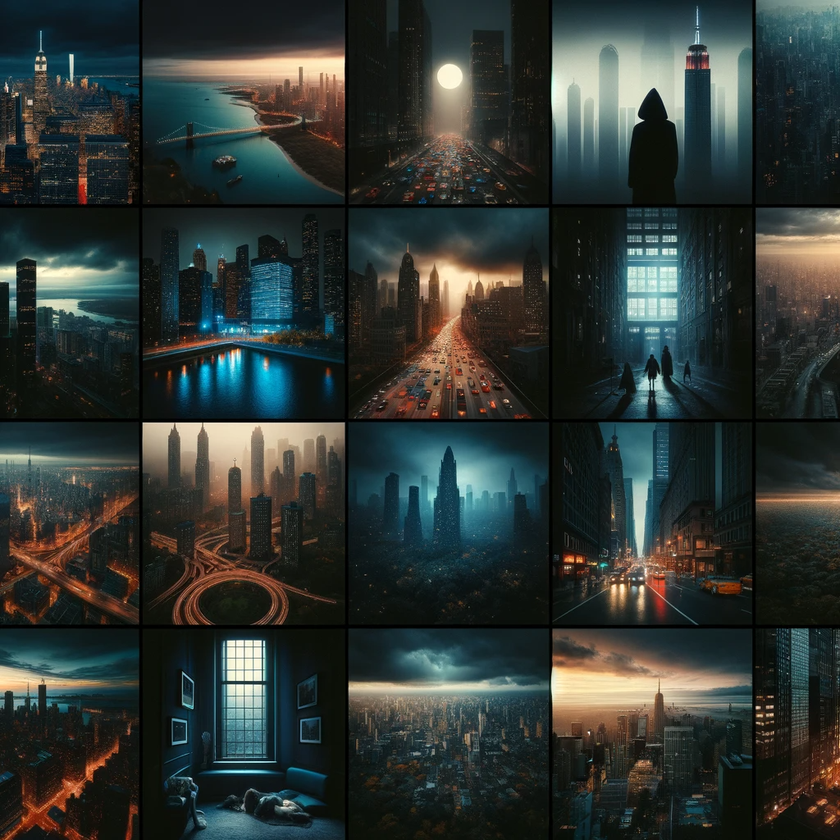
#> input picture input_images/DALL·E 2023-11-20 01.20.18 - A collection of various dark and underexposed images, suitable for testing an image enhancement algorithm. These images should include a variety of sc.png, 840 x 840 px, shrunk from 1024 x 1024 before the run; its folder holds only this picture in this run
$ python image_enhancer.py
#> lines starting #> are read from the running program, lines starting #| are printed output that depends on the picture
import os
from PIL import Image, ImageEnhance
from concurrent.futures import ThreadPoolExecutor
import time

def create_preview(original, enhanced):
    width, height = original.size
    new_image = Image.new('RGB', (width * 2, height))
    new_image.paste(original, (0, 0))
    new_image.paste(enhanced, (width, 0))
    return new_image

def adjust_image(image_path, output_path, preview_path, brightness_factor, contrast_factor, color_factor, log_file):
#> called with brightness_factor = 1.2, contrast_factor = 1.2, color_factor = 1.2, log_file = 'image_processing_log.txt'
    start_time = time.time()

    with Image.open(image_path) as img:
#> img is the input picture: PIL image 840x840 RGBA; mean R, G, B, A 48, 55.3, 52, 255
        original = img.copy()
        img = ImageEnhance.Brightness(img).enhance(brightness_factor)
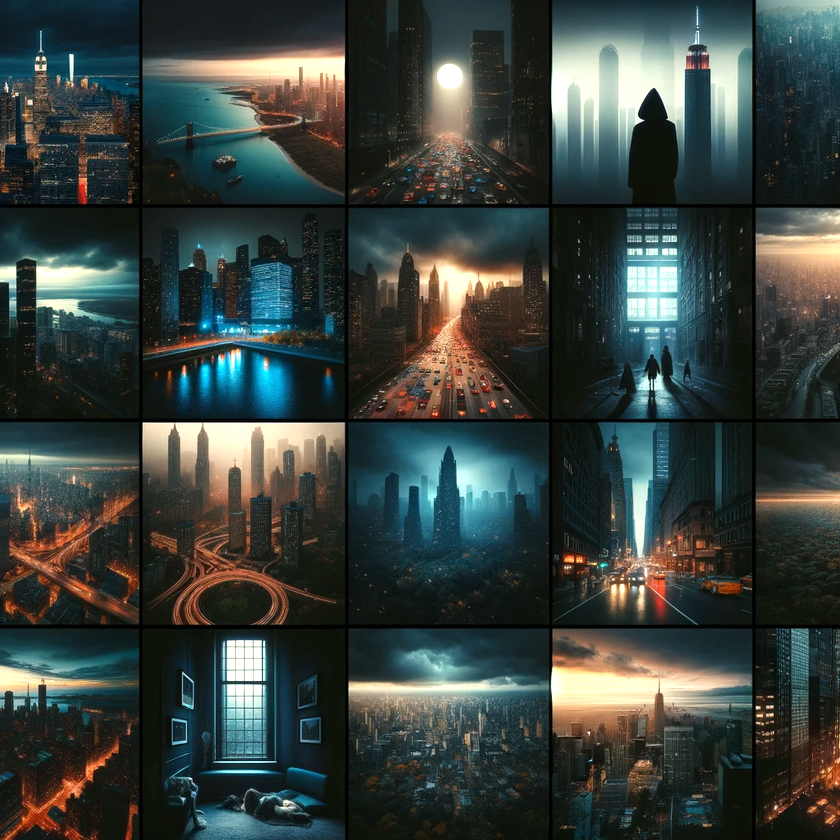
#> img: PIL image 840x840 RGBA; mean R, G, B, A 56.5, 65.7, 61.9, 255
        img = ImageEnhance.Contrast(img).enhance(contrast_factor)
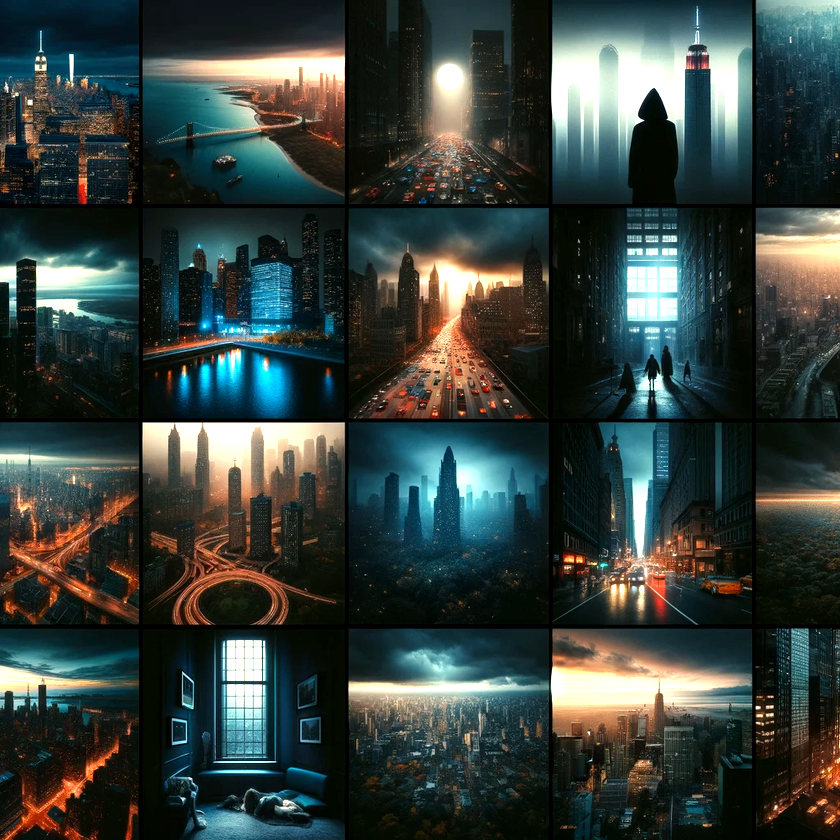
#> img: PIL image 840x840 RGBA; mean R, G, B, A 53.9, 64.8, 61.2, 255
        img = ImageEnhance.Color(img).enhance(color_factor)
        img.save(output_path)


        preview = create_preview(original, img)
#> in create_preview, `new_image = Image.new('RGB', (width * 2, height))`: new_image: PIL image 1680x840 RGB; every value is 0
#> in create_preview, `new_image.paste(original, (0, 0))`:
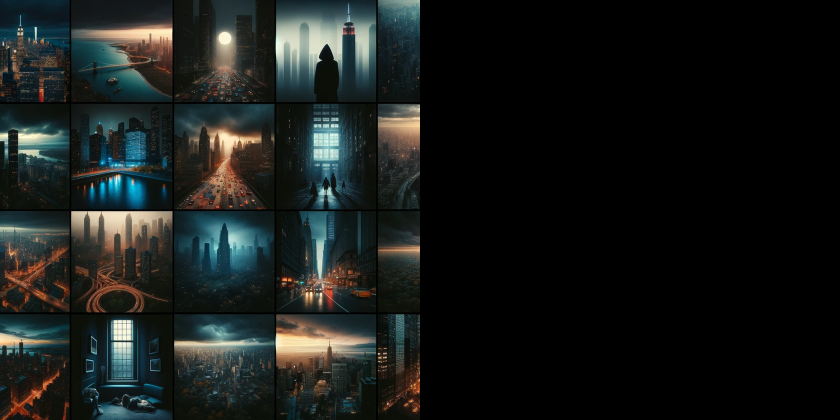
#> new_image: PIL image 1680x840 RGB (shown at 1/2 size); mean R, G, B 24, 27.7, 26
#> in create_preview, `new_image.paste(enhanced, (width, 0))`:
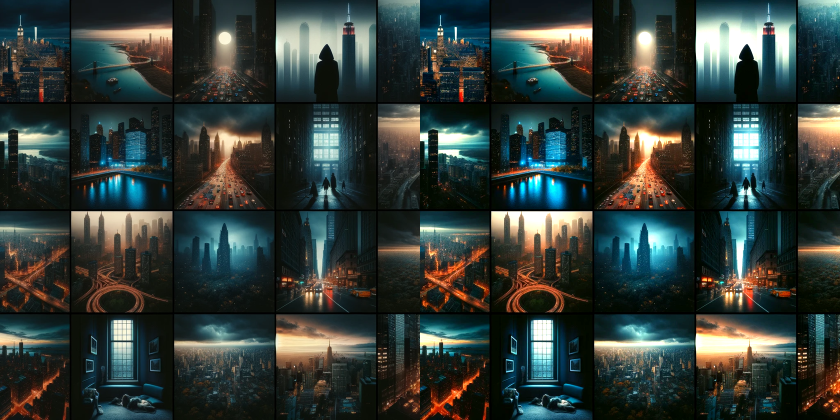
#> new_image: PIL image 1680x840 RGB (shown at 1/2 size); mean R, G, B 50.1, 60.3, 56.4
        preview.save(preview_path)

    end_time = time.time()
    processing_time = end_time - start_time

    with open(log_file, "a") as log:
        log.write(f"{image_path}, {processing_time:.2f} sec, Brillo: {brightness_factor}, Contraste: {contrast_factor}, Color: {color_factor}\n")

    print(f"Tiempo de procesamiento para {image_path}: {processing_time:.2f} segundos")

def process_images_concurrently(image_folder, output_folder, preview_folder, brightness_factor, contrast_factor, color_factor, log_file):
    with ThreadPoolExecutor() as executor:
        for image_file in os.listdir(image_folder):
            if image_file.endswith((".png", ".jpg", ".jpeg")):
                image_path = os.path.join(image_folder, image_file)
                output_path = os.path.join(output_folder, image_file)
                preview_path = os.path.join(preview_folder, f"preview_{image_file}")
                executor.submit(adjust_image, image_path, output_path, preview_path, brightness_factor, contrast_factor, color_factor, log_file)

if __name__ == "__main__":
    input_folder = "input_images"
    output_folder = "enhanced_images"
    preview_folder = "previews"
    log_file = "image_processing_log.txt"
    brightness_factor = 1.2
    contrast_factor = 1.2
    color_factor = 1.2

    os.makedirs(output_folder, exist_ok=True)
    os.makedirs(preview_folder, exist_ok=True)

    open(log_file, 'w').close()

    start_time = time.time()
    process_images_concurrently(input_folder, output_folder, preview_folder, brightness_factor, contrast_factor, color_factor, log_file)
    end_time = time.time()

    print(f"Tiempo total de procesamiento: {end_time - start_time} segundos")

$ run again, on input_images/DALL·E 2023-11-20 01.40.32 - A dark and underexposed image of a landscape at twilight, suitable for testing an image enhancement algorithm. The scene should include elements like .png
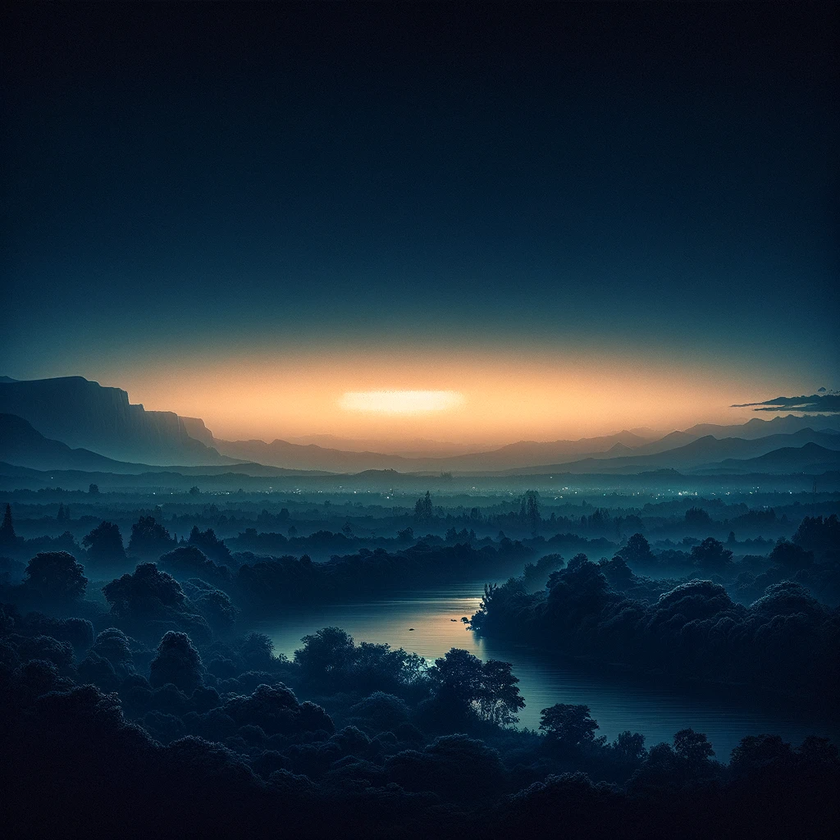
#> input picture input_images/DALL·E 2023-11-20 01.40.32 - A dark and underexposed image of a landscape at twilight, suitable for testing an image enhancement algorithm. The scene should include elements like .png, 840 x 840 px, shrunk from 1024 x 1024 before the run
#> in adjust_image, img is the input picture: PIL image 840x840 RGBA; mean R, G, B, A 30.5, 46.5, 58.3, 255
#> in create_preview, `new_image.paste(original, (0, 0))`:
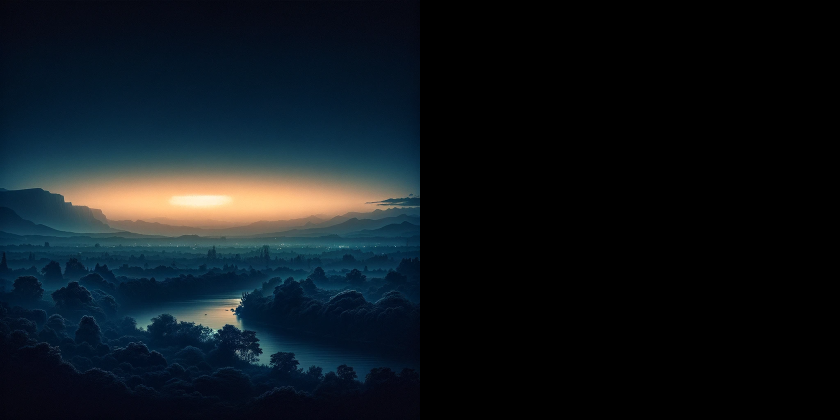
#> new_image: PIL image 1680x840 RGB (shown at 1/2 size); mean R, G, B 15.3, 23.3, 29.1
#> in create_preview, `new_image.paste(enhanced, (width, 0))`:
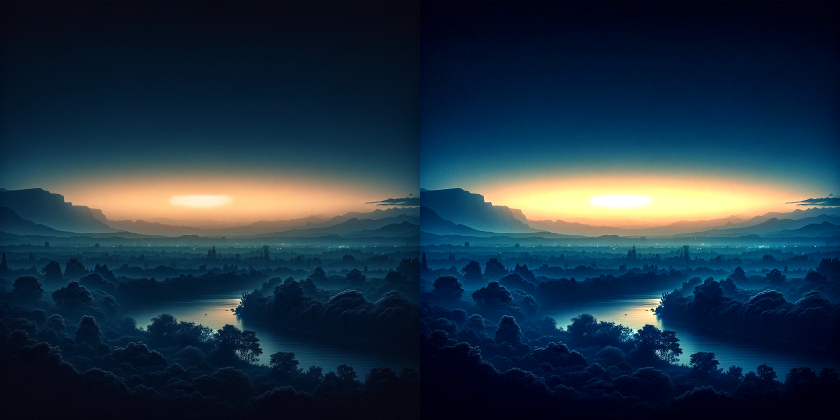
#> new_image: PIL image 1680x840 RGB (shown at 1/2 size); mean R, G, B 30.5, 51.3, 67.5

$ run again, on input_images/DALL·E 2023-11-20 02.15.10 - A dynamic and futuristic computer setup with multiple screens, showcasing a skilled programmer hacking into a high-security system. The programmer, a .png
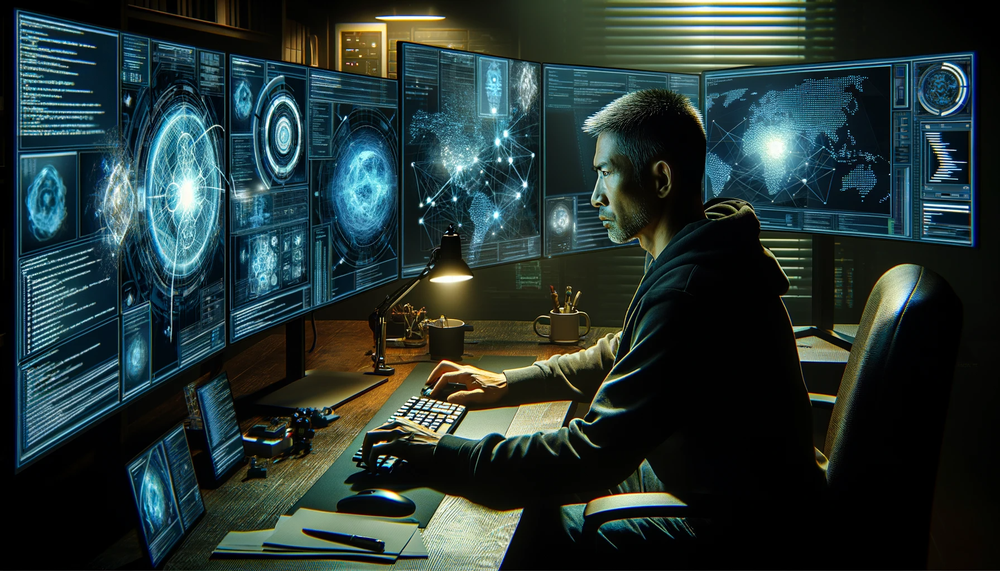
#> input picture input_images/DALL·E 2023-11-20 02.15.10 - A dynamic and futuristic computer setup with multiple screens, showcasing a skilled programmer hacking into a high-security system. The programmer, a .png, 1000 x 571 px, shrunk from 1792 x 1024 before the run
#> in adjust_image, img is the input picture: PIL image 1000x571 RGBA; mean R, G, B, A 37.8, 54.2, 52.6, 255
#> in adjust_image, `img = ImageEnhance.Contrast(img).enhance(contrast_factor)`:
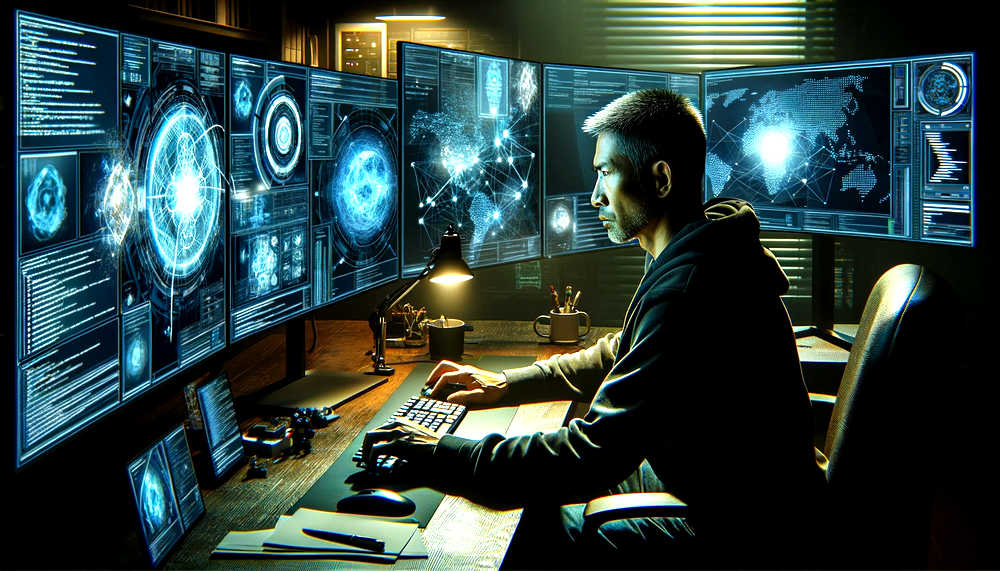
#> img: PIL image 1000x571 RGBA; mean R, G, B, A 44.3, 66.1, 64.5, 255
#> in create_preview, `new_image.paste(enhanced, (width, 0))`:
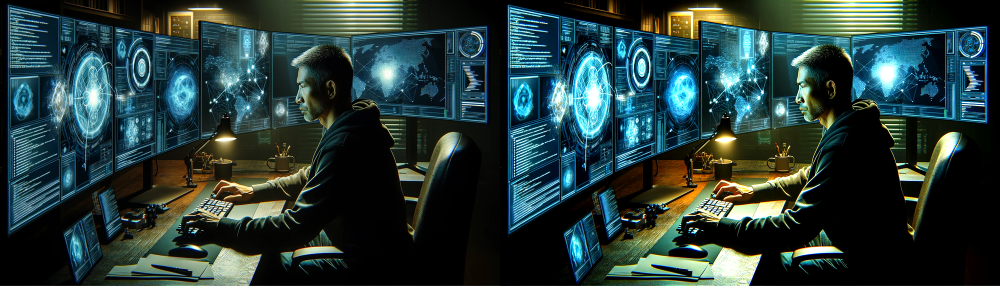
#> new_image: PIL image 2000x571 RGB (shown at 1/2 size); mean R, G, B 39.8, 60.6, 58.9
